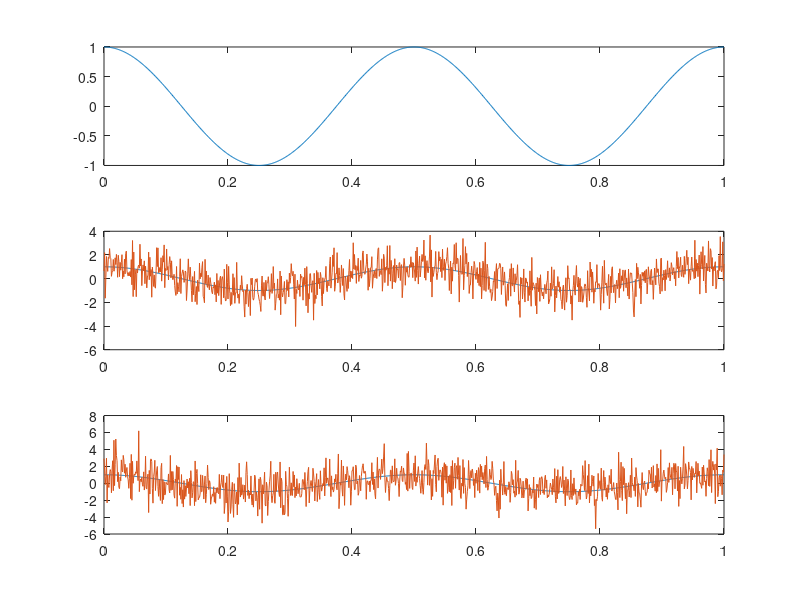
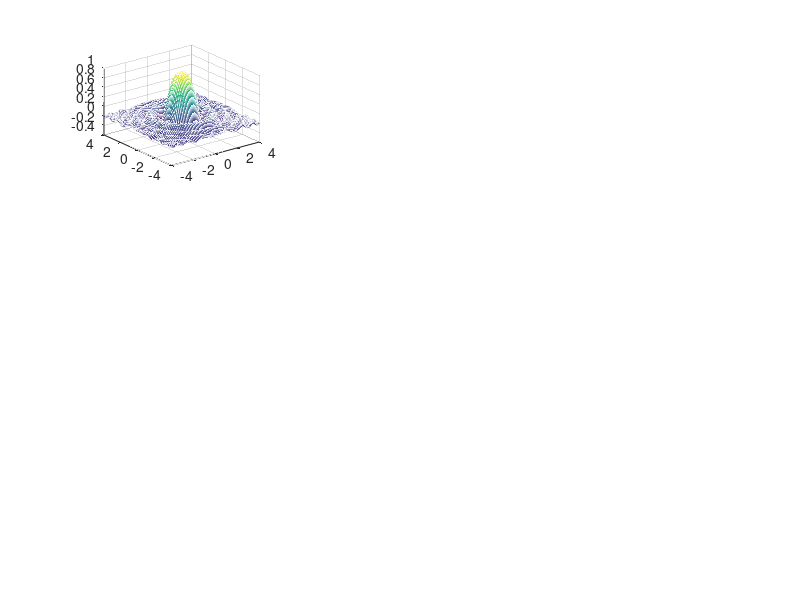

Source code (MATLAB) for these figures, in order:
clc;
clear variables;
%%
t=(0:0.001:1)';
omega=2*2*pi;
y=cos(omega*t);
s_y=size(y);
disp(s_y);
%l_y=length(y);
%disp(l_y);

z=randn(size(y));
q=wgn(s_y(1),s_y(2),3);

y1=y+z;
y2=y+q;
y3=awgn(y,1);
Y=[t y y1 y2 y3];
%dlmwrite

f1=figure(1);
s1=subplot(3,1,1);
p1=plot(Y(:,1),Y(:,2));
s2=subplot(3,1,2);
p2=plot(Y(:,1),Y(:,2:3));
s2=subplot(3,1,3);
p2=plot(Y(:,1),Y(:,2),Y(:,1),Y(:,4));

[X,Y]=meshgrid(-4:0.1:4,-4:0.1:4);
R=sqrt(X.^2+Y.^2)+X.^2+Y.^2;
Z=sin(R)./R;
f2=figure(2);
subplot(3,3,1);
mesh(X,Y,Z);


function DoItNice(f1,s1,p1)
    f1.Color=[0.5 0.5 0.5]; %%canva
    s1.Color=[]; %%plot
    p1.Color=[]; %%graphics
end
